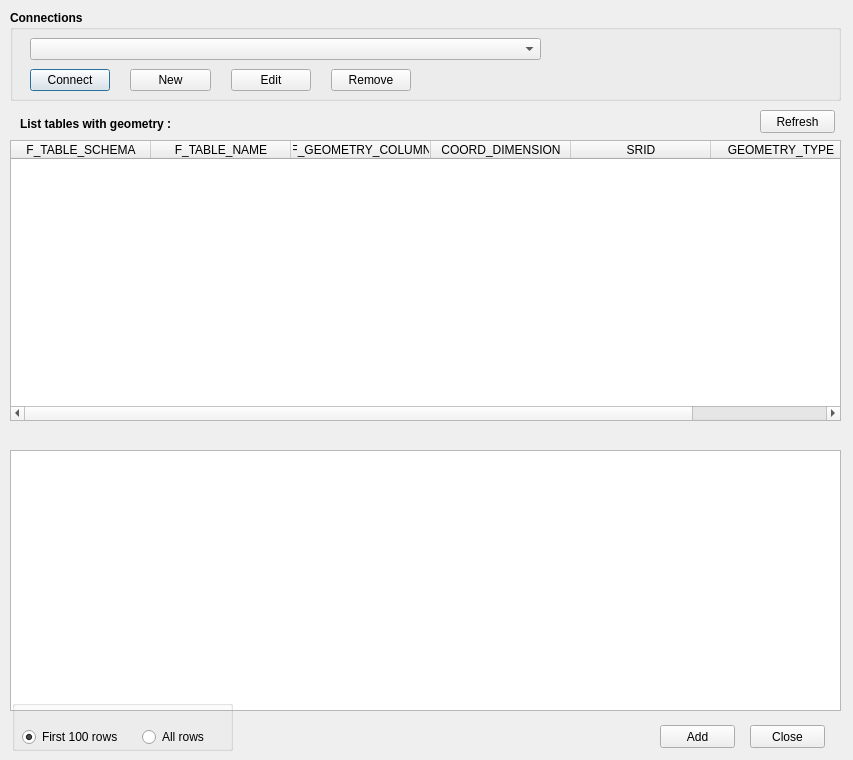
<?xml version="1.0" encoding="UTF-8"?>
<ui version="4.0">
 <class>AltibasePluginDialogBase</class>
 <widget class="QDialog" name="AltibasePluginDialogBase">
  <property name="geometry">
   <rect>
    <x>0</x>
    <y>0</y>
    <width>853</width>
    <height>760</height>
   </rect>
  </property>
  <property name="windowTitle">
   <string>Altibase Plugin</string>
  </property>
  <property name="sizeGripEnabled">
   <bool>false</bool>
  </property>
  <widget class="QGroupBox" name="ConnGroupBox">
   <property name="geometry">
    <rect>
     <x>10</x>
     <y>10</y>
     <width>831</width>
     <height>91</height>
    </rect>
   </property>
   <property name="font">
    <font>
     <weight>75</weight>
     <bold>true</bold>
    </font>
   </property>
   <property name="title">
    <string>Connections</string>
   </property>
   <widget class="QComboBox" name="ConnComboBox">
    <property name="geometry">
     <rect>
      <x>20</x>
      <y>28</y>
      <width>511</width>
      <height>22</height>
     </rect>
    </property>
    <property name="font">
     <font>
      <weight>50</weight>
      <bold>false</bold>
     </font>
    </property>
   </widget>
   <widget class="QWidget" name="horizontalLayoutWidget">
    <property name="geometry">
     <rect>
      <x>20</x>
      <y>58</y>
      <width>381</width>
      <height>25</height>
     </rect>
    </property>
    <layout class="QHBoxLayout" name="horizontalLayout">
     <property name="spacing">
      <number>20</number>
     </property>
     <property name="leftMargin">
      <number>0</number>
     </property>
     <property name="rightMargin">
      <number>0</number>
     </property>
     <item>
      <widget class="QPushButton" name="ConnectBt">
       <property name="font">
        <font>
         <weight>50</weight>
         <bold>false</bold>
        </font>
       </property>
       <property name="text">
        <string>Connect</string>
       </property>
      </widget>
     </item>
     <item>
      <widget class="QPushButton" name="NewBt">
       <property name="font">
        <font>
         <weight>50</weight>
         <bold>false</bold>
        </font>
       </property>
       <property name="text">
        <string>New</string>
       </property>
      </widget>
     </item>
     <item>
      <widget class="QPushButton" name="EditBt">
       <property name="font">
        <font>
         <weight>50</weight>
         <bold>false</bold>
        </font>
       </property>
       <property name="text">
        <string>Edit</string>
       </property>
      </widget>
     </item>
     <item>
      <widget class="QPushButton" name="RemoveBt">
       <property name="font">
        <font>
         <weight>50</weight>
         <bold>false</bold>
        </font>
       </property>
       <property name="text">
        <string>Remove</string>
       </property>
      </widget>
     </item>
    </layout>
   </widget>
  </widget>
  <widget class="QPushButton" name="AddBt">
   <property name="geometry">
    <rect>
     <x>660</x>
     <y>725</y>
     <width>75</width>
     <height>23</height>
    </rect>
   </property>
   <property name="text">
    <string>Add</string>
   </property>
  </widget>
  <widget class="QPushButton" name="CloseBt">
   <property name="geometry">
    <rect>
     <x>750</x>
     <y>725</y>
     <width>75</width>
     <height>23</height>
    </rect>
   </property>
   <property name="text">
    <string>Close</string>
   </property>
  </widget>
  <widget class="QTableWidget" name="LayerList">
   <property name="geometry">
    <rect>
     <x>10</x>
     <y>140</y>
     <width>831</width>
     <height>281</height>
    </rect>
   </property>
   <property name="sizeAdjustPolicy">
    <enum>QAbstractScrollArea::AdjustIgnored</enum>
   </property>
   <property name="sortingEnabled">
    <bool>true</bool>
   </property>
   <attribute name="horizontalHeaderCascadingSectionResizes">
    <bool>false</bool>
   </attribute>
   <attribute name="horizontalHeaderDefaultSectionSize">
    <number>140</number>
   </attribute>
   <attribute name="horizontalHeaderHighlightSections">
    <bool>false</bool>
   </attribute>
   <attribute name="horizontalHeaderMinimumSectionSize">
    <number>40</number>
   </attribute>
   <attribute name="horizontalHeaderShowSortIndicator" stdset="0">
    <bool>false</bool>
   </attribute>
   <attribute name="horizontalHeaderStretchLastSection">
    <bool>false</bool>
   </attribute>
   <column>
    <property name="text">
     <string>F_TABLE_SCHEMA</string>
    </property>
    <property name="font">
     <font>
      <kerning>true</kerning>
     </font>
    </property>
    <property name="textAlignment">
     <set>AlignCenter</set>
    </property>
   </column>
   <column>
    <property name="text">
     <string>F_TABLE_NAME</string>
    </property>
    <property name="textAlignment">
     <set>AlignCenter</set>
    </property>
   </column>
   <column>
    <property name="text">
     <string>F_GEOMETRY_COLUMN</string>
    </property>
    <property name="textAlignment">
     <set>AlignCenter</set>
    </property>
   </column>
   <column>
    <property name="text">
     <string>COORD_DIMENSION</string>
    </property>
    <property name="textAlignment">
     <set>AlignCenter</set>
    </property>
   </column>
   <column>
    <property name="text">
     <string>SRID</string>
    </property>
    <property name="textAlignment">
     <set>AlignCenter</set>
    </property>
   </column>
   <column>
    <property name="text">
     <string>GEOMETRY_TYPE</string>
    </property>
    <property name="textAlignment">
     <set>AlignCenter</set>
    </property>
   </column>
  </widget>
  <widget class="QTableWidget" name="AttrList">
   <property name="geometry">
    <rect>
     <x>10</x>
     <y>450</y>
     <width>831</width>
     <height>261</height>
    </rect>
   </property>
   <attribute name="horizontalHeaderDefaultSectionSize">
    <number>140</number>
   </attribute>
   <attribute name="horizontalHeaderHighlightSections">
    <bool>false</bool>
   </attribute>
   <attribute name="horizontalHeaderStretchLastSection">
    <bool>true</bool>
   </attribute>
  </widget>
  <widget class="QLabel" name="LayerNameLabel">
   <property name="geometry">
    <rect>
     <x>13</x>
     <y>432</y>
     <width>261</width>
     <height>16</height>
    </rect>
   </property>
   <property name="font">
    <font>
     <weight>75</weight>
     <bold>true</bold>
    </font>
   </property>
   <property name="text">
    <string/>
   </property>
  </widget>
  <widget class="QLabel" name="TableListLabel">
   <property name="geometry">
    <rect>
     <x>20</x>
     <y>109</y>
     <width>225</width>
     <height>29</height>
    </rect>
   </property>
   <property name="font">
    <font>
     <weight>75</weight>
     <bold>true</bold>
    </font>
   </property>
   <property name="text">
    <string>List tables with geometry : </string>
   </property>
  </widget>
  <widget class="QLabel" name="ConnInfoLabel">
   <property name="geometry">
    <rect>
     <x>204</x>
     <y>109</y>
     <width>251</width>
     <height>29</height>
    </rect>
   </property>
   <property name="font">
    <font>
     <weight>75</weight>
     <bold>true</bold>
    </font>
   </property>
   <property name="text">
    <string/>
   </property>
  </widget>
  <widget class="QPushButton" name="RefreshBt">
   <property name="geometry">
    <rect>
     <x>760</x>
     <y>110</y>
     <width>75</width>
     <height>23</height>
    </rect>
   </property>
   <property name="text">
    <string>Refresh</string>
   </property>
  </widget>
  <widget class="QGroupBox" name="RowCntGroupBox">
   <property name="geometry">
    <rect>
     <x>12</x>
     <y>700</y>
     <width>221</width>
     <height>51</height>
    </rect>
   </property>
   <property name="title">
    <string/>
   </property>
   <widget class="QRadioButton" name="First100RBt">
    <property name="geometry">
     <rect>
      <x>10</x>
      <y>29</y>
      <width>111</width>
      <height>16</height>
     </rect>
    </property>
    <property name="text">
     <string>First 100 rows</string>
    </property>
    <property name="checked">
     <bool>true</bool>
    </property>
   </widget>
   <widget class="QRadioButton" name="AllRowsRBt">
    <property name="geometry">
     <rect>
      <x>130</x>
      <y>29</y>
      <width>90</width>
      <height>16</height>
     </rect>
    </property>
    <property name="text">
     <string>All rows</string>
    </property>
   </widget>
  </widget>
 </widget>
 <resources/>
 <connections/>
</ui>
